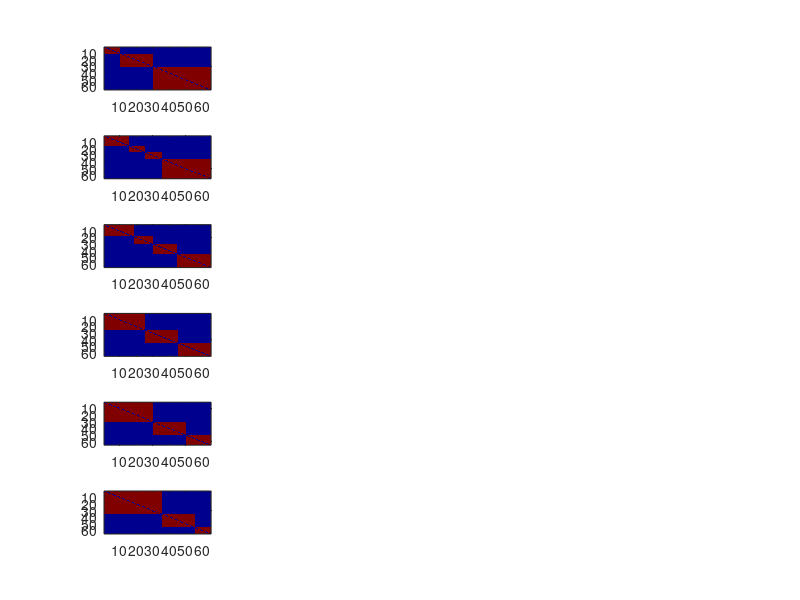

Recreate this plot in MATLAB. (Note: this script raises an error after producing the figure.)
clc;close all;clear;
state = 0;
rng('default');
addpath(genpath('src_HtGaP_DNM/'));
if 1
%% synthetic data
N = 65;
T = 6;
A = zeros(N, N, T);
B = cell(1, T);

bd = [0 10 30 65];
C = numel(bd) -1;
t = 1;
for cc = 1:C
    dex = bd(cc)+1:bd(cc+1);
    A(dex, dex, t) = 1;
    A(:, :, t) = A(:, :, t) - diag(diag(A(:, :, t)));
    B{t} = sparse(A(:, :, t));
end
subplot(T, 4, (t-1)* 4 + 1);imagesc(A(:,:,t));colormap('jet');

for t = 2:T
    if t == 2
        bd = [0 15 25 35 65];
    elseif t == 3
        bd = [0 18 30 44 65];
    else
        bd = bd + [0 5 5 0];
    end
        
    C = numel(bd) -1;
    for cc = 1:C
        dex = bd(cc)+1:bd(cc+1);
        A(dex, dex, t) = 1;
        A(:, :, t) = A(:, :, t) - diag(diag(A(:, :, t)));
        B{t} = sparse(A(:, :, t));
    end
    subplot(T, 4, (t-1)* 4 + 1);imagesc(A(:,:,t));
    
    if t == 2
        bd = [0 15 35 65];
    elseif t == 3
        bd = [0 20 40 65];
    end
end

options.burnin = 1000;
options.mcmcsamps = 100;
options.display = 'TRUE';

%% create training test data
Acore = B;
TrainRatio = 1; 
numslices = T;
idx_train = cell(numslices, 1); idx_test = cell(numslices, 1); BTrain_Mask = cell(numslices, 1);
figure(1);
for t = 1:numslices
[idx_train{t}, idx_test{t}] = Create_Mask_big_network(Acore{t}, TrainRatio);
% subplot(numslices, 4, (t-1)* 4 + 2);
% imagesc(~BTrain_Mask{t});
end
options.TrainRatio = TrainRatio;
options.idx_train = idx_train;
options.idx_test = idx_test;
options.Mex = 1;
options.eval = 1;
options.thinningfunc = 2;
options.display=1;
%%
% [result] = call_DRIFT(B, options);
numrep = 1; result = cell(numrep, 1);
options.samp_c_n = 0;
 
for rep = 1:numrep
%result{rep} = DGPPF_batch_Gibbs(B, options);
% result{rep} = HGPDR_batch_Gibbs(B, options);
result{rep} = HtGaP_DNM_batchGibbs(B, options);
end
end